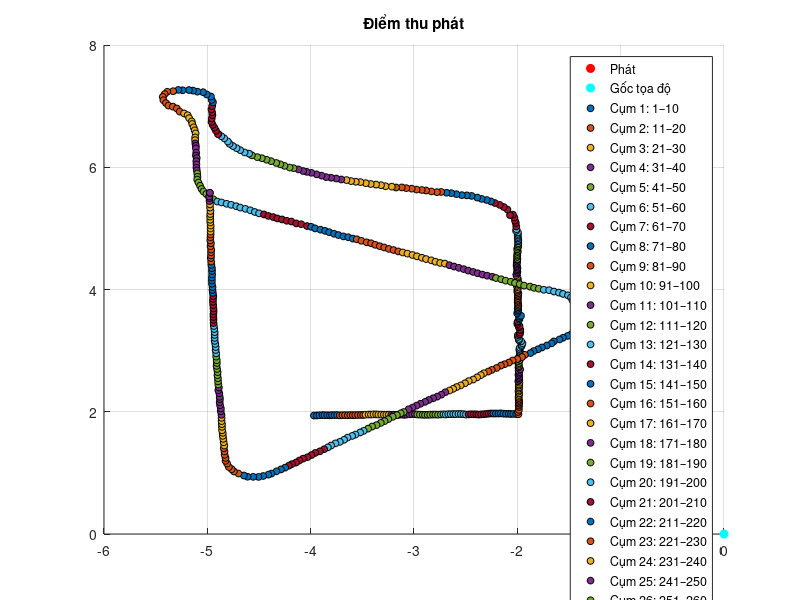

Reproduce this figure in MATLAB.
clc; clear;
load('IR_12.mat'); load('VA.mat'); load('pos.mat');

hold on;
title('Điểm thu phát');
grid on;

% Vẽ điểm phát
VAtmp = used_VAs{1,1}(:,1);
VAtmp(1,1) = -used_VAs{1,1}(1,1);
plot(VAtmp(1,1), used_VAs{1,1}(2,1), 'ro', 'MarkerSize', 6, 'MarkerFaceColor','r');

% Vẽ gốc tọa độ
plot(0, 0, 'co', 'MarkerSize', 6, 'MarkerFaceColor','c');

% Chia màu theo nhóm 10 điểm
numPoints = size(pos_centers,2);
groupSize = 10;
numGroups = ceil(numPoints / groupSize);

colors = lines(numGroups); % bảng màu tự động

legendEntries = cell(1, numGroups);

for g = 1:numGroups
    startIdx = (g-1)*groupSize + 1;
    endIdx   = min(g*groupSize, numPoints);
    
    plot(pos_centers(1,startIdx:endIdx), pos_centers(2,startIdx:endIdx), ...
         'o', 'MarkerSize', 5, 'MarkerFaceColor', colors(g,:), 'MarkerEdgeColor','k');
    
    % Thêm vào legend dạng "Cụm X: start–end"
    legendEntries{g} = sprintf('Cụm %d: %d–%d', g, startIdx, endIdx);
end

legend(['Phát','Gốc tọa độ', legendEntries]);
